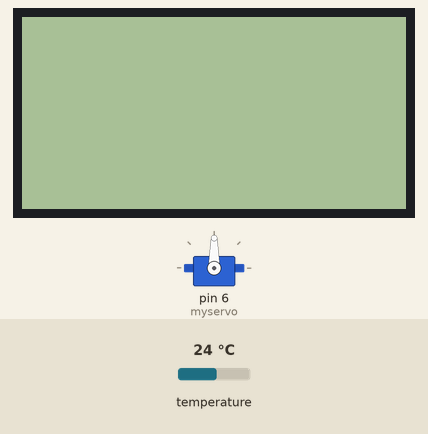
The sketch below on a simulated Arduino Uno, built with avr-gcc and run on an emulated ATmega328P. Parts: servo, 128×64 one-colour display. The inputs (shaded band) are chosen by the test bench; at power-on: temperature 24 °C.

Above: at 1.1 s.
At 7.3 s:
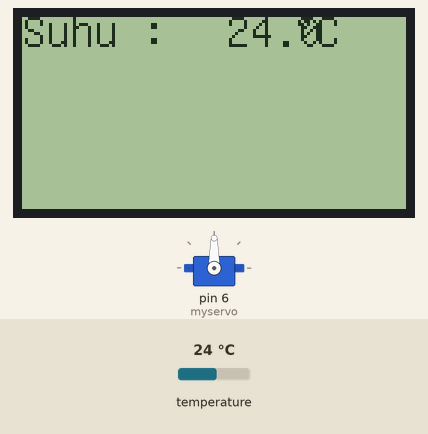
At 14.1 s:
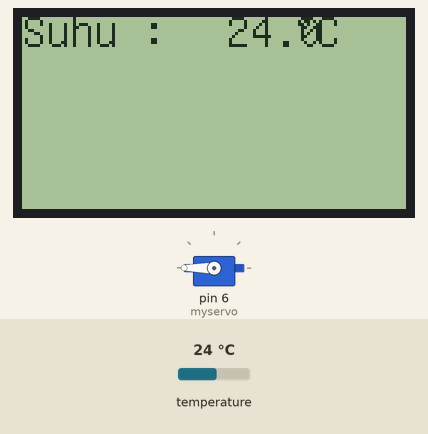
Timing chart, 0 to 130.0 s (numbered marks = the images above):
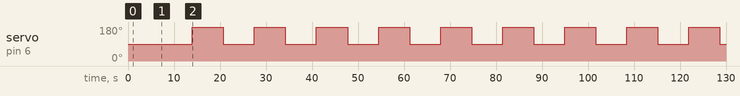

The sketch:

board2.ino
```cpp
#include "U8glib.h"
#include <OneWire.h>
#include <DallasTemperature.h>
#include <Servo.h>

#define ONE_WIRE_BUS 2 /*-(Connect to Pin 2 )-*/
OneWire ourWire(ONE_WIRE_BUS);
DallasTemperature sensors(&ourWire);
Servo myservo;
int pos=0;
int hasil;

U8GLIB_NHD_C12864 u8g(13, 11, 10, 9, 8);	// SPI Com: SCK = 13, MOSI = 11, CS = 10, A0 = 9, RST = 8

void draw(void) {
  sensors.requestTemperatures();
  //float sensorVal = sensors.getTempCByIndex(0);
  char temp[5];
  u8g.setFont(u8g_font_unifont);
  dtostrf(sensors.getTempCByIndex(0),5,1,temp);
  u8g.drawStr(0,10,"Suhu :");
  u8g.drawStr(60,10,temp);
  u8g.drawStr(90,10,"\260C");
}

void setup(void) {
  u8g.setRot180();
  u8g.setContrast(1);
  if ( u8g.getMode() == U8G_MODE_R3G3B2 ) {
    u8g.setColorIndex(255);     // white
  }
  else if ( u8g.getMode() == U8G_MODE_GRAY2BIT ) {
    u8g.setColorIndex(255);         // max intensity
  }
  else if ( u8g.getMode() == U8G_MODE_BW ) {
    u8g.setColorIndex(255);         // pixel on
  }
  else if ( u8g.getMode() == U8G_MODE_HICOLOR ) {
    u8g.setHiColorByRGB(255,255,255);
  }
  Serial.begin(9600);
  delay(1000);
  sensors.begin();
  myservo.attach(6);
}

void loop(void) {
  u8g.firstPage();
  do {
    draw();
  } while( u8g.nextPage() );
  myservo.write(90);
  delay(500);
  u8g.firstPage();
  do {
    draw();
  } while( u8g.nextPage() );
  myservo.write(180);
  delay(500);
}
```

Measured:
- by itself, servo on pin 6 (myservo): alternates 180° for 6.7 s and 90° for 6.7 s
